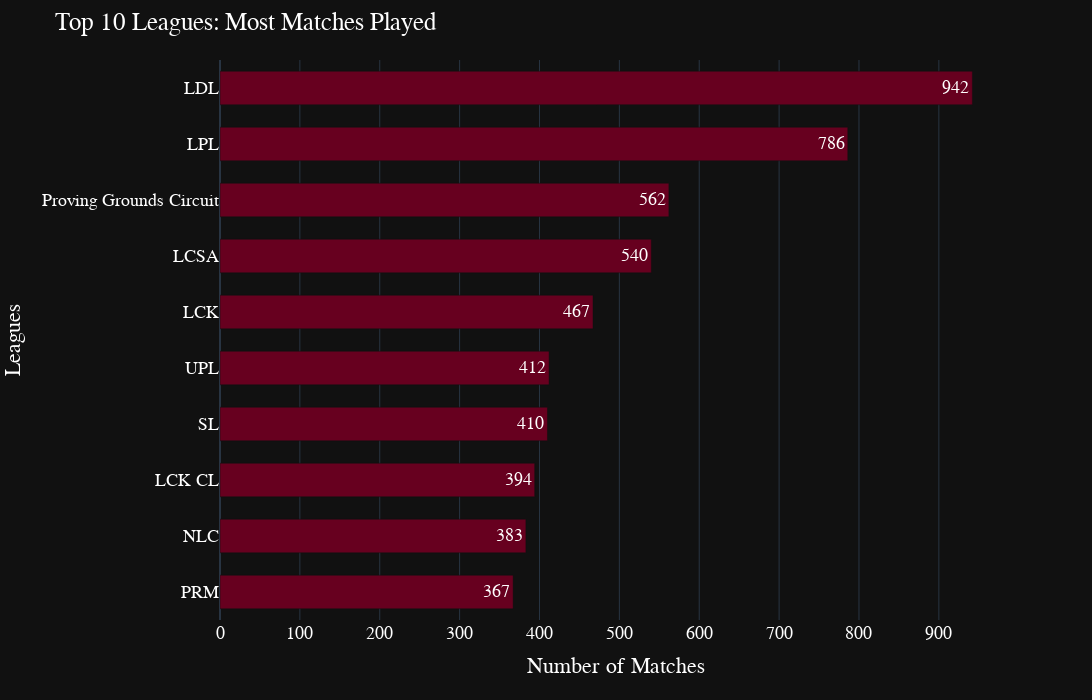

The cell this chart's notebook holds for it:
### Code cell
fig = px.bar(df_top_10.sort_values(by = 'gameid', ascending = True), y = 'league', x = 'gameid',
             template = 'plotly_dark', orientation = 'h',
             text_auto = '.3s', color_discrete_sequence=px.colors.sequential.RdBu)

fig.update_layout(
    title = {
        'text': "Top 10 Leagues: Most Matches Played"},
    xaxis_title = 'Number of Matches',
    yaxis_title = 'Leagues',
    width = 1200,
    height = 700,
    font_family="Helvetica",
    font_color="White",
    font = dict(size = 18),
    title_font_family="Helvetica",
    title_font_color= "White",
    bargap = 0.4,
    uniformtext_minsize = 8)


fig.show()

### Figure 1 — Plotly figure (JSON) as saved in the notebook; plotly's stock layout.template omitted (floating-point values rounded to 4 significant figures)
{"data": [{"alignmentgroup": "True", "hovertemplate": "gameid=%{x}<br>league=%{y}<extra></extra>", "legendgroup": "", "marker": {"color": "rgb(103,0,31)", "pattern": {"shape": ""}}, "name": "", "offsetgroup": "", "orientation": "h", "showlegend": false, "textposition": "auto", "texttemplate": "%{x:.3s}", "type": "bar", "x": [367, 383, 394, 410, 412, 467, 540, 562, 786, 942], "xaxis": "x", "y": ["PRM", "NLC", "LCK CL", "SL", "UPL", "LCK", "LCSA", "Proving Grounds Circuit", "LPL", "LDL"], "yaxis": "y"}], "layout": {"bargap": 0.4, "barmode": "relative", "font": {"color": "White", "family": "Helvetica", "size": 18}, "height": 700, "legend": {"tracegroupgap": 0}, "margin": {"t": 60}, "title": {"font": {"color": "White", "family": "Helvetica"}, "text": "Top 10 Leagues: Most Matches Played"}, "uniformtext": {"minsize": 8}, "width": 1200, "xaxis": {"anchor": "y", "domain": [0, 1], "title": {"text": "Number of Matches"}}, "yaxis": {"anchor": "x", "domain": [0, 1], "title": {"text": "Leagues"}}}}
